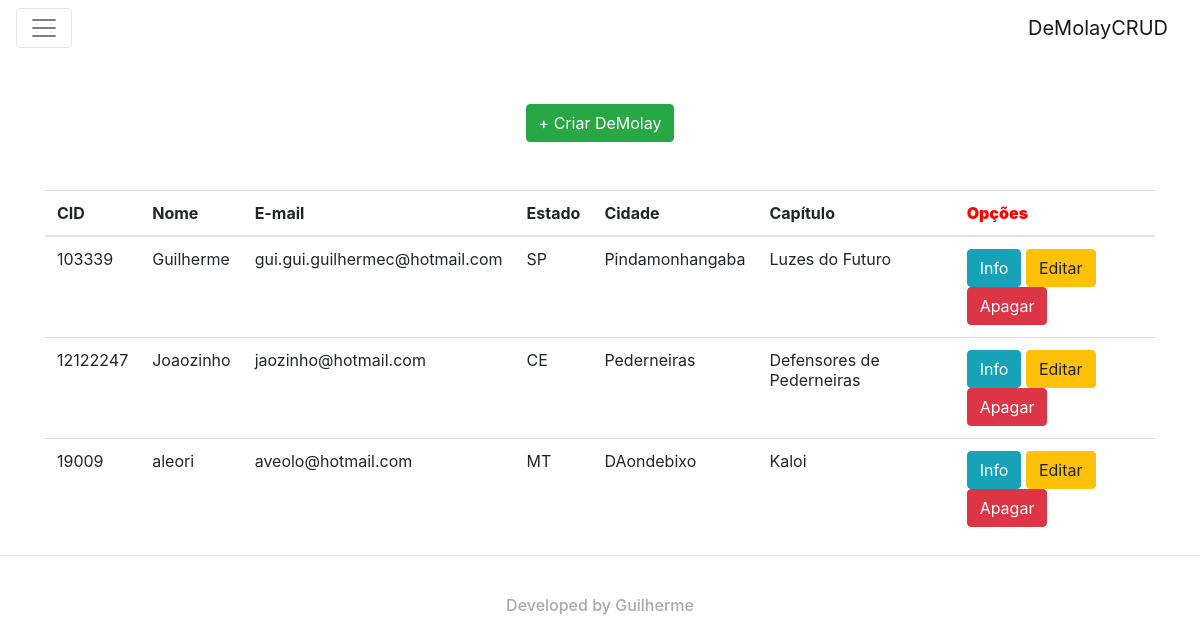
The page / on the database its author committed.
### tables this page shows
CREATE TABLE `tbl_demolay` (
  `dem_id` int(11) NOT NULL,
  `dem_cid` int(30) NOT NULL,
  `dem_nome` varchar(100) NOT NULL,
  `dem_email` varchar(200) NOT NULL,
  `dem_estado` varchar(100) NOT NULL,
  `dem_cidade` varchar(100) NOT NULL,
  `dem_capitulo` varchar(100) NOT NULL
);

### db.php (called while the page is built, shortened)
<?php
class BD
{
    private $conn;
    public function __construct($pdo)
    {
        $this->conn = $pdo;
    }
    public function get_demolays()
    {
        return $this->conn->query("SELECT * FROM tbl_demolay")->fetchAll();
    }
}
?>

### index.php (the view, shortened to what this page needs)
<html>
<head>
    <link rel="stylesheet" href="https://maxcdn.bootstrapcdn.com/bootstrap/4.0.0-alpha.6/css/bootstrap.min.css">
</head>
<body onload="montaPais()">
<?php
include 'conexao.php';
include 'db.php';
$layout = isset($_GET['layout']);
if($layout == 1){
    $layoutt = $_GET['layout'];
    if($layoutt == "cadastro") {
        echo "
<nav class='navbar navbar-toggleable-md navbar-light bg-faded'>
    <button class='navbar-toggler navbar-toggler-right' type='button' data-toggle='collapse' data-target='#navbarSupportedContent' aria-controls='navbarSupportedContent' aria-expanded='false' aria-label='Toggle navigation'>
        <span class='navbar-toggler-icon'></span>
    </button>
    <a class='navbar-brand' href='#'>DeMolayCRUD</a>
    <div class='collapse navbar-collapse' id='navbarSupportedContent'>
        <ul class='navbar-nav mr-auto'>
            <li class='nav-item'>
                <a class='nav-link' href='index.php'>Home</a>
            </li>
            <li class='nav-item active'>
                <a class='nav-link' href='index.php?layout=cadastro'>Cadastrar</a>
            </li>
            <li class='nav-item'>
                <a class='nav-link disabled' href='#'>Editando</a>
            </li>
            <li class='nav-item'>
                <a class='nav-link disabled' href='#'>Apagando</a>
            </li>
        </ul>
        <form action='index.php?busca' method='POST' class='form-inline my-2 my-lg-0'>
            <input name='busca' class='form-control mr-sm-2' type='text' placeholder='Procurar Registro...'>
            <button class='btn btn-outline-success my-2 my-sm-0' type='submit'>Buscar</button>
        </form>
    </div>
</nav>
<div class='container'>
   <br>
   <br>
<div class='alert alert-info' role='alert'>
  <center><h1>Cadastro de DeMolays</h1></center>
</div>
   <br>
   <br>
  <form action='index.php?cad' method='POST' name='formCadastroDemolay'>
  <div class='form-group row'>
  <label class='col-2 col-form-label'>CID</label>
  <div class='col-10'>
    <input class='form-control' name='dem_cid' type='number' required>
  </div>
</div>
<div class='form-group row'>
  <label class='col-2 col-form-label'>Nome</label>
  <div class='col-10'>
    <input name='dem_nome' class='form-control' type='text' placeholder='Nome' required>
  </div>
</div>
<div class='form-group row'>
  <label  class='col-2 col-form-label'>Email</label>
  <div class='col-10'>
    <input name='dem_email' class='form-control' type='text' placeholder='E-Mail' required>
  </div>
</div>
<div class='form-group row'>
  <label  class='col-2 col-form-label'>Estado</label>
  <div class='col-10'>
<select name='dem_estado'>
	<option value='AC'>Acre</option>
	<option value='AL'>Alagoas</option>
	<option value='AP'>Amapá</option>
	<option value='AM'>Amazonas</option>
	<option value='BA'>Bahia</option>
	<option value='CE'>Ceará</option>
	<option value='DF'>Distrito Federal</option>
	<option value='ES'>Espírito Santo</option>
	<option value='GO'>Goiás</option>
	<option value='MA'>Maranhão</option>
	<option value='MT'>Mato Grosso</option>
	<option value='MS'>Mato Grosso do Sul</option>
	<option value='MG'>Minas Gerais</option>
	<option value='PA'>Pará</option>
	<option value='PB'>Paraíba</option>
	<option value='PR'>Paraná</option>
	<option value='PE'>Pernambuco</option>
	<option value='PI'>Piauí</option>
	<option value='RJ'>Rio de Janeiro</option>
	<option value='RN'>Rio Grande do Norte</option>
	<option value='RS'>Rio Grande do Sul</option>
	<option value='RO'>Rondônia</option>
	<option value='RR'>Roraima</option>
	<option value='SC'>Santa Catarina</option>
	<option value='SP'>São Paulo</option>
	<option value='SE'>Sergipe</option>
	<option value='TO'>Tocantins</option>
</select>
  </div>
</div>
<div class='form-group row'>
  <label for='example-email-input' class='col-2 col-form-label'>Cidade</label>
  <div class='col-10'>
     <input name='dem_cidade' class='form-control' type='text' placeholder='Cidade Atual' required>
  </div>
</div>
<div class='form-group row'>
  <label for='example-email-input' class='col-2 col-form-label'>Capítulo</label>
  <div class='col-10'>
    <input name='dem_capitulo' class='form-control' type='text' placeholder='Capítulo Atual' required>
  </div>
</div>
<br>
 <center><button class='btn btn-outline-success' type='submit'>Cadastrar</button></center>
</form>
</div>
    ";
    }else if($layoutt == "editar"){
        if(isset($_GET['id'])){
            $idEdita = $_GET['id'];
            $dblay = new BD($pdo);
            $infoDemolay = $dblay->get_demolay($idEdita);
            echo "
<nav class='navbar navbar-toggleable-md navbar-light bg-faded'>
    <button class='navbar-toggler navbar-toggler-right' type='button' data-toggle='collapse' data-target='#navbarSupportedContent' aria-controls='navbarSupportedContent' aria-expanded='false' aria-label='Toggle navigation'>
        <span class='navbar-toggler-icon'></span>
    </button>
    <a class='navbar-brand' href='#'>DeMolayCRUD</a>
    <div class='collapse navbar-collapse' id='navbarSupportedContent'>
        <ul class='navbar-nav mr-auto'>
            <li class='nav-item '>
                <a class='nav-link' href='index.php?layout=index'>Home</a>
            </li>
            <li class='nav-item'>
                <a class='nav-link' href='index.php?layout=cadastro'>Cadastrar</a>
            </li>
            <li class='nav-item' >
                <a class='nav-link disabled' href='#'>Exibindo</a>
            </li>
            <li class='nav-item active'>
                <a class='nav-link ' href='#'>Editando</a>
            </li>
            <li class='nav-item'>
                <a class='nav-link disabled' href='#'>Apagando</a>
            </li>
        </ul>
        <form action='index.php?busca' method='POST' class='form-inline my-2 my-lg-0'>
            <input name='busca' class='form-control mr-sm-2' type='text' placeholder='Procurar Registro...'>
            <button class='btn btn-outline-success my-2 my-sm-0' type='submit'>Buscar</button>
        </form>
    </div>
</nav>
<div class='container'>
<br>
<br>
<center><a href='index.php' class='btn btn-success' role='button'><- Voltar</a></center>
   <br>
   <br>
<div class='alert alert-info' role='alert'>
  <center><h1>Atualizar DeMolay</h1></center>
</div>
   <br>
   <br>";
            foreach($infoDemolay as $info){
                echo"  <form action='index.php?updt' method='POST' name='formCadastroDemolay'>
  <div class='form-group row'>
  <label class='col-2 col-form-label'>CID</label>
  <input name='dem_id' type='number' value='",$info['dem_id'],"' hidden>
  <div class='col-10'>
    <input class='form-control' value='",$info['dem_cid'],"' name='dem_cid' type='number' required>
  </div>
</div>
<div class='form-group row'>
  <label class='col-2 col-form-label'>Nome</label>
  <div class='col-10'>
    <input name='dem_nome' value='",$info['dem_nome'],"' class='form-control' type='text' placeholder='Nome' required>
  </div>
</div>
<div class='form-group row'>
  <label  class='col-2 col-form-label'>Email</label>
  <div class='col-10'>
    <input name='dem_email' value='",$info['dem_email'],"' class='form-control' type='text' placeholder='E-Mail' required>
  </div>
</div>
<div class='form-group row'>
  <label  class='col-2 col-form-label'>Estado</label>
  <div class='col-10'>
<select value='",$info['dem_estado'],"' name='dem_estado'>
	<option value='AC'>Acre</option>
	<option value='AL'>Alagoas</option>
	<option value='AP'>Amapá</option>
	<option value='AM'>Amazonas</option>
	<option value='BA'>Bahia</option>
	<option value='CE'>Ceará</option>
	<option value='DF'>Distrito Federal</option>
	<option value='ES'>Espírito Santo</option>
	<option value='GO'>Goiás</option>
	<option value='MA'>Maranhão</option>
	<option value='MT'>Mato Grosso</option>
	<option value='MS'>Mato Grosso do Sul</option>
	<option value='MG'>Minas Gerais</option>
	<option value='PA'>Pará</option>
	<option value='PB'>Paraíba</option>
	<option value='PR'>Paraná</option>
	<option value='PE'>Pernambuco</option>
	<option value='PI'>Piauí</option>
	<option value='RJ'>Rio de Janeiro</option>
	<option value='RN'>Rio Grande do Norte</option>
	<option value='RS'>Rio Grande do Sul</option>
	<option value='RO'>Rondônia</option>
	<option value='RR'>Roraima</option>
	<option value='SC'>Santa Catarina</option>
	<option value='SP'>São Paulo</option>
	<option value='SE'>Sergipe</option>
	<option value='TO'>Tocantins</option>
</select>
  </div>
</div>
<div class='form-group row'>
  <label for='example-email-input'  class='col-2 col-form-label'>Cidade</label>
  <div class='col-10'>
     <input name='dem_cidade' value='",$info['dem_cidade'],"' class='form-control' type='text' placeholder='Cidade Atual' required>
  </div>
</div>
<div class='form-group row'>
  <label for='example-email-input' class='col-2 col-form-label'>Capítulo</label>
  <div class='col-10'>
    <input name='dem_capitulo' value='",$info['dem_capitulo'],"' class='form-control' type='text' placeholder='Capítulo Atual' required>
  </div>
</div>
<br>
 <center><button class='btn btn-outline-success' type='submit'>Atualizar</button></center>
</form>";
            }
        }else{
            header("location:index.php");
        }
    }else if($layoutt == "mostra"){
        if(isset($_GET['id'])){
            $idMostra = $_GET['id'];
            $dblay = new BD($pdo);
            $demolayMostras = $dblay->get_demolay($idMostra);
            echo "
<nav class='navbar navbar-toggleable-md navbar-light bg-faded'>
    <button class='navbar-toggler navbar-toggler-right' type='button' data-toggle='collapse' data-target='#navbarSupportedContent' aria-controls='navbarSupportedContent' aria-expanded='false' aria-label='Toggle navigation'>
        <span class='navbar-toggler-icon'></span>
    </button>
    <a class='navbar-brand' href='#'>DeMolayCRUD</a>
    <div class='collapse navbar-collapse' id='navbarSupportedContent'>
        <ul class='navbar-nav mr-auto'>
            <li class='nav-item '>
                <a class='nav-link' href='index.php?layout=index'>Home</a>
            </li>
            <li class='nav-item'>
                <a class='nav-link' href='index.php?layout=cadastro'>Cadastrar</a>
            </li>
            <li class='nav-item active' >
                <a class='nav-link ' href='#'>Exibindo</a>
            </li>
            <li class='nav-item'>
                <a class='nav-link disabled' href='#'>Editando</a>
            </li>
            <li class='nav-item'>
                <a class='nav-link disabled' href='#'>Apagando</a>
            </li>
        </ul>
    </div>
</nav>
<div class='container'>
<br>
<br>
<center><a href='index.php' class='btn btn-success' role='button'><- Voltar</a></center>
<br>
<br>
<center>
  <div class='alert alert-info' role='alert'>";
            foreach($demolayMostras as $demolayMostra) {
                echo"
                <strong > CID</strong > ",$demolayMostra['dem_cid'],"<br>
                <strong>Nome:</strong > ",$demolayMostra['dem_nome'],"<br>
                <stron>Email:</stron > ",$demolayMostra['dem_email'],"<br>
                <strong>Estado:</strong > ",$demolayMostra['dem_estado'],"<br>
                <strong>Cidade:</strong > ",$demolayMostra['dem_cidade'],"<br>
                <strong>Capítulo:</strong > ",$demolayMostra['dem_capitulo'],"<br>
<br>
<a href='index.php?layout=editar&id=", $demolayMostra['dem_id'],"' class='btn btn-warning' role='button'>Editar</a> <a href='index.php?apagar=", $demolayMostra['dem_id'],"' class='btn btn-danger' role='button' >Apagar</a>
                ";
                }
            echo"
</div>
</center>
</div>
";
        }else{
            header("location:index.php");
        }
    }else{
        header("location:index.php");
    }
}else{
    $demolay = new BD($pdo);
    $demolays = $demolay->get_demolays();
    echo "
<nav class='navbar navbar-toggleable-md navbar-light bg-faded'>
    <button class='navbar-toggler navbar-toggler-right' type='button' data-toggle='collapse' data-target='#navbarSupportedContent' aria-controls='navbarSupportedContent' aria-expanded='false' aria-label='Toggle navigation'>
        <span class='navbar-toggler-icon'></span>
    </button>
    <a class='navbar-brand' href='#'>DeMolayCRUD</a>
    <div class='collapse navbar-collapse' id='navbarSupportedContent'>
        <ul class='navbar-nav mr-auto'>
            <li class='nav-item active'>
                <a class='nav-link' href='index.php?layout=index'>Home</a>
            </li>
            <li class='nav-item'>
                <a class='nav-link' href='index.php?layout=cadastro'>Cadastrar</a>
            </li>
            <li class='nav-item'>
                <a class='nav-link disabled' href='#'>Exibindo</a>
            </li>
            <li class='nav-item'>
                <a class='nav-link disabled' href='#'>Editando</a>
            </li>
            <li class='nav-item'>
                <a class='nav-link disabled' href='#'>Apagando</a>
            </li>
        </ul>
    </div>
</nav>
<div class='container'>
<br>
<br>
<center><a href='index.php?layout=cadastro' class='btn btn-success' role='button'>+ Criar DeMolay</a></center>
<br>
<br>
<table class='table'>
  <thead class='thead-inverse'>
    <tr>
      <th>CID</th>
      <th>Nome</th>
      <th>E-mail</th>
      <th>Estado</th>
      <th>Cidade</th>
      <th>Capítulo</th>
      <th><b><center></center><font color='red'>Opções</b></font></center></th>
    </tr>
  </thead>
  <tbody>";
      foreach($demolays as $ddemolay){
          echo "<tr>
      <td>", $ddemolay['dem_cid'] ,"</td>
      <td>", $ddemolay['dem_nome'],"</td>
      <td>", $ddemolay['dem_email'],"</td>
      <td>", $ddemolay['dem_estado'],"</td>
      <td>", $ddemolay['dem_cidade'],"</td>
      <td>", $ddemolay['dem_capitulo'],"</td>
      <td><a href='index.php?layout=mostra&id=",$ddemolay['dem_id'],"' class='btn btn-info' role='button'>Info</a> <a href='index.php?layout=editar&id=", $ddemolay['dem_id'],"' class='btn btn-warning' role='button'>Editar</a> <a href='index.php?apagar=", $ddemolay['dem_id'],"' class='btn btn-danger' role='button' >Apagar</a></td>
    </tr>";
      }
   echo "
     </tbody>
</table>
</div>
   ";
}
?>
<footer>
    <hr>
    <br>
    <center><h6><font color='#a9a9a9'>Developed by Guilherme</font></h6></center>
</footer>
</body>
</html>

### rows shown on the page
tbl_demolay: dem_cid "103339", dem_nome "Guilherme", dem_email "gui.gui.guilhermec@hotmail.com", dem_estado "SP", dem_cidade "Pindamonhangaba", dem_capitulo "Luzes do Futuro"
tbl_demolay: dem_cid "12122247", dem_nome "Joaozinho", dem_email "jaozinho@hotmail.com", dem_estado "CE", dem_cidade "Pederneiras", dem_capitulo "Defensores de Pederneiras"
tbl_demolay: dem_cid "19009", dem_nome "aleori", dem_email "aveolo@hotmail.com", dem_estado "MT", dem_cidade "DAondebixo", dem_capitulo "Kaloi"
